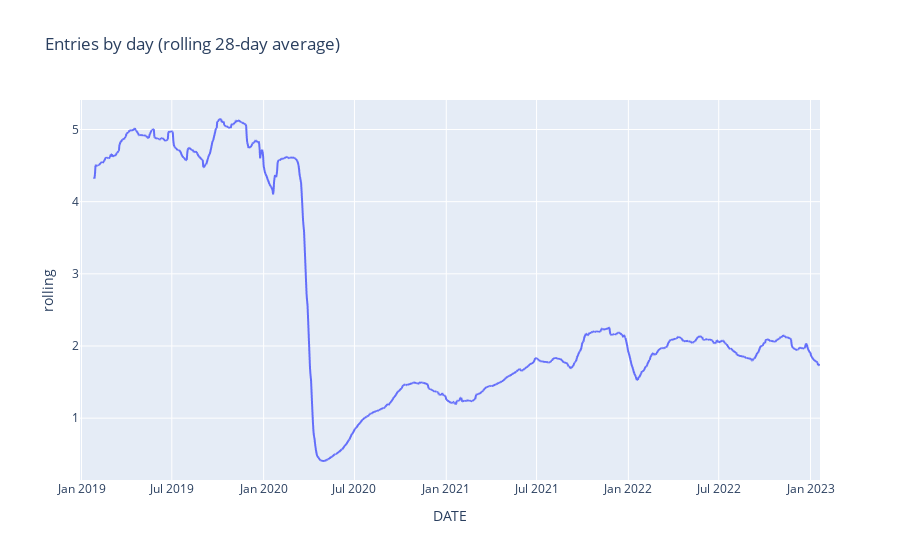

The code cell stored with this chart in its notebook:
### Code cell
fig = px.line(df, x="DATE", y="rolling", title='Entries by day (rolling 28-day average)')
fig.show()

### Figure 1 — Plotly figure (JSON) as saved in the notebook; plotly's stock layout.template omitted (floating-point values rounded to 4 significant figures; data arrays with more than 128 entries replaced by an {"elided": "..."} marker saying what was removed)
{"data": [{"hovertemplate": "DATE=%{x}<br>rolling=%{y}<extra></extra>", "legendgroup": "", "line": {"color": "#636efa", "dash": "solid"}, "marker": {"symbol": "circle"}, "mode": "lines", "name": "", "showlegend": false, "type": "scattergl", "x": {"elided": "1477 str values"}, "xaxis": "x", "y": {"elided": "1477 float values"}, "yaxis": "y"}], "layout": {"legend": {"tracegroupgap": 0}, "title": {"text": "Entries by day (rolling 28-day average)"}, "xaxis": {"anchor": "y", "domain": [0, 1], "title": {"text": "DATE"}}, "yaxis": {"anchor": "x", "domain": [0, 1], "title": {"text": "rolling"}}}}
